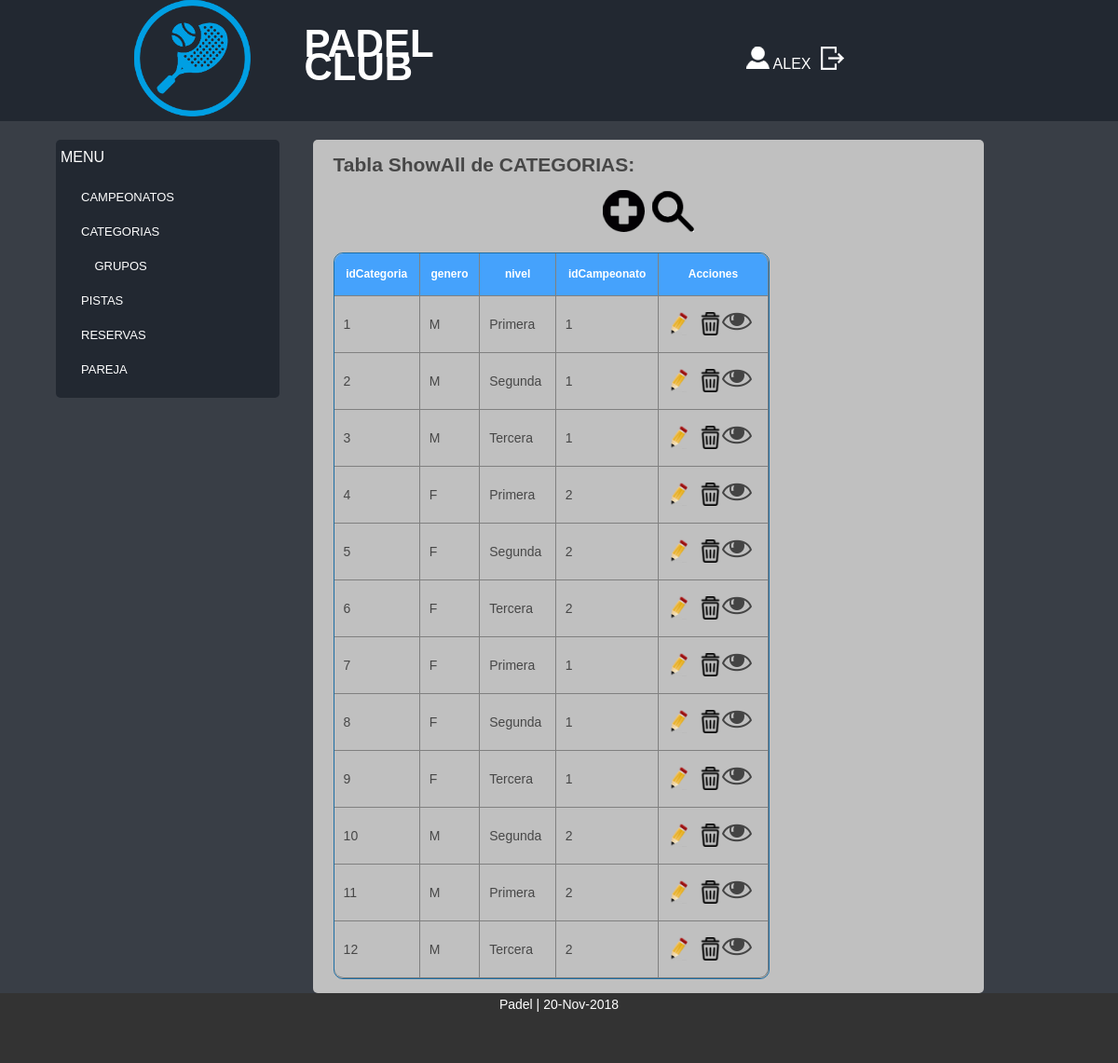
Page /Controllers/CATEGORIAS_Controller.php (signed in) on the committed database.
### tables this page shows
CREATE TABLE `CATEGORIA` (
  `idCategoria` int(10) NOT NULL,
  `genero` varchar(1) NOT NULL,
  `nivel` varchar(30) NOT NULL,
  `idCampeonato` int(10) NOT NULL
);

### Models/CATEGORIAS_Model.php (called while the page is built, shortened)
<?php
class CATEGORIAS_Model {
function __construct($idCategoria,$genero,$nivel,$idCampeonato){
	include_once 'Access_DB.php';
	$this->mysqli = ConnectDB();
}
function _SHOWALL(){
	$sql = "SELECT `idCategoria`, `genero`, `nivel`, `idCampeonato` FROM CATEGORIA";
	$result = $this->mysqli->query($sql);
	if($result ->num_rows >0){
		$j = 0;
		while($tupla = mysqli_fetch_assoc($result)){
		   $tuplas[$j] = $tupla;
		   $j++;
		}
		return $tuplas;
	}
	else{
		return  false;
	}
}
}
?>

### Models/Access_DB.php (called while the page is built)
<?php
function ConnectDB()
{
    $mysqli = new mysqli("", 'root', '' , 'ABP_11');
	if ($mysqli->connect_errno) {
		include '../View/MESSAGE_View.php';
		new MESSAGE("Fallo al conectar a MySQL: (" . $mysqli->connect_errno . ") " . $mysqli->connect_error, './index.php');
		return false;
	}
	else{
		return $mysqli;
	}
}
?>

### Views/CATEGORIA_SHOWALL_View.php (the view, shortened to what this page needs)
<?php
class CATEGORIA_SHOWALL {
	function __construct($search,$lista,$array,$volver){
		$this->search = $search;
		$this->lista = $lista;
		$this->datos = $array;
		$this->render();
	}
	function render(){
		include 'Header.php';
?>
<div style="overflow-x:auto;">
				<h2><?php if(!$this->search){ echo 'Tabla ShowAll de CATEGORIAS';}else{echo 'Tabla Busqueda de CATEGORIAS';} ?>:</h2>
					<div id="anhadir-borrar" style="text-align: center;">
							<a href="<?php $_SERVER['PHP_SELF'] ?>?action=ADD"><img src="../Views/images/añadir.png"></a>&nbsp <a href="<?php $_SERVER['PHP_SELF'] ?>?action=SEARCH"><img src="../Views/images/busqueda.png"></a>
					</div>
					<table class="tablas separador">
						<tr>
						<?php
						for($i=0; $i<count($this->lista);$i++){
								echo "<th>".$this->lista[$i]."</th>";
						}
						echo "<th>Acciones</th></tr>";
							?>
						<?php
							for($j=0;$j<count($this->datos);$j++){
								echo "<tr>";
								for($i=0; $i<count($this->lista);$i++){
										echo "<td>".$this->datos[$j][($this->lista)[$i]]."</td>";
								}
								echo '<td><a href="'.$_SERVER['PHP_SELF'].'?action=EDIT&'.($this->lista)[0].'='.$this->datos[$j][($this->lista)[0]].'"><img src="../Views/images/editar.png"></a>&nbsp <a href="'.$_SERVER['PHP_SELF'].'?action=DELETE&'.($this->lista)[0].'='.$this->datos[$j][($this->lista)[0]].'"><img src="../Views/images/borrar.png"></a><a href="'.$_SERVER['PHP_SELF'].'?action=SHOWCURRENT&'.($this->lista)[0].'='.$this->datos[$j][($this->lista)[0]].'"><img src="../Views/images/busqueda2.png"></a></td></tr>';
							}
							?>
					</table>
</div>
<?php
	include 'Footer.php';
	}
}
?>

### Views/css/style.css (style rules this page uses)
* { margin:0px; padding:0px; }
html, body { width:100%; padding:0; margin:0; }
body { background: #393E46;color: #474747;font: 14px/25px Arial, Helvetica, sans-serif; }
.content a { text-decoration:none; font-size:16px; }
.content p,h2,h3,h4,form,table { margin-left:3%; margin-right:3%; margin-top:2%; margin-bottom:2%; }
#anhadir-borrar { margin: 0 auto; }
.tablas { border: 1px solid #1C6EA4; border-collapse: collapse; overflow-x:auto; }
td { padding:10px; }
th { background-color: #45A2FC; padding:10px; color: #FFFFFF; font-size: 12px; }
.separador { border-radius: 10px; border-spacing: 0; border-collapse: separate; }
.separador td, table.separador th { border-bottom: 1px solid Gray; border-right: 1px solid Gray; }
.separador tr:last-child td:first-child { border-bottom-left-radius: 10px; }
.separador tr:last-child td:last-child { border-bottom-right-radius: 10px; }
.separador tr:first-child th:first-child, table.separador tr:first-child td:first-child { border-top-left-radius: 10px }
.separador tr:first-child th:last-child, table.separate tr:first-child td:last-child { border-top-right-radius: 10px; }

### rows in the picture
categoria: idCategoria "1", genero "M", nivel "Primera", idCampeonato "1"
categoria: idCategoria "2", genero "M", nivel "Segunda", idCampeonato "1"
categoria: idCategoria "3", genero "M", nivel "Tercera", idCampeonato "1"
categoria: idCategoria "4", genero "F", nivel "Primera", idCampeonato "2"
categoria: idCategoria "5", genero "F", nivel "Segunda", idCampeonato "2"
categoria: idCategoria "6", genero "F", nivel "Tercera", idCampeonato "2"
categoria: idCategoria "7", genero "F", nivel "Primera", idCampeonato "1"
categoria: idCategoria "8", genero "F", nivel "Segunda", idCampeonato "1"
categoria: idCategoria "9", genero "F", nivel "Tercera", idCampeonato "1"
categoria: idCategoria "10", genero "M", nivel "Segunda", idCampeonato "2"
categoria: idCategoria "11", genero "M", nivel "Primera", idCampeonato "2"
categoria: idCategoria "12", genero "M", nivel "Tercera", idCampeonato "2"

### other values in the picture
$_SESSION['login'] "ALEX"
$this->lista[$i] "idCategoria"
$this->lista[$i] "genero"
$this->lista[$i] "nivel"
$this->lista[$i] "idCampeonato"
date("d-M-Y", mktime()) "20-Nov-2018"
